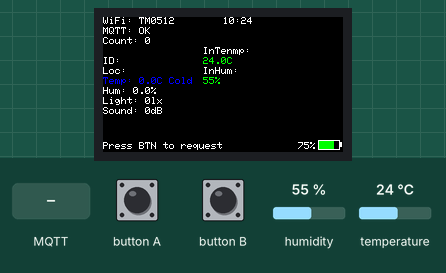
A sketch run on a simulated ESP32. On the bench: 240×135 colour display. The test bench sets the inputs (shaded band); at power-on: humidity 55 %, temperature 24 °C. WiFi joins after 1.5 s; servers stay silent unless stated; the local clock reads 2024-03-15 10:24:30 at power-on unless the sketch sets it; no MQTT or app messages arrive unless stated.

Above: at 3.0 s.
3.1 s: humidity set to 31 %
4.6 s: humidity set to 28 %
At 5.8 s:
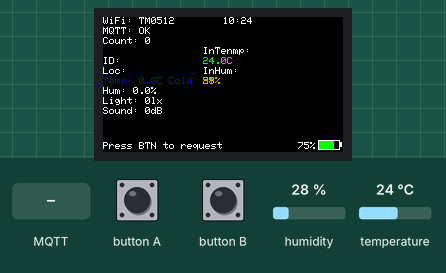
6.1 s: MQTT message "0" arrives on the first subscribed topic
At 6.9 s:
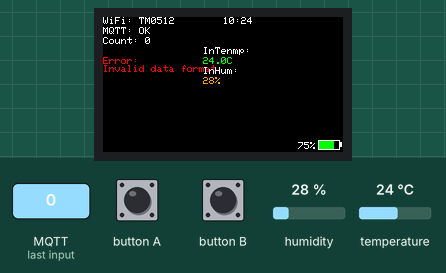
7.9 s: button A pressed for 0.15 s
At 8.6 s:
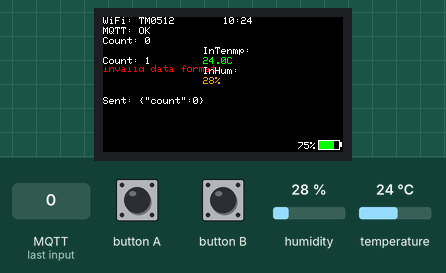
9.5 s: temperature set to 21 °C
11.0 s: temperature set to 18 °C
At 11.6 s:
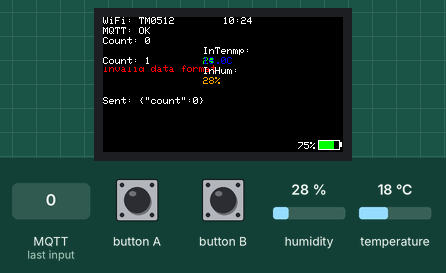
Timing chart, 0 to 13.5 s (numbered marks = the images above; inputs shaded):
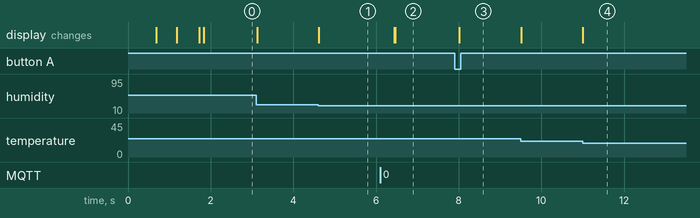

The sketch:

final_2_0_M5_cpp.ino
```cpp
#include <WiFi.h>
#include <PubSubClient.h>
#include <ArduinoJson.h>
#include <M5StickCPlus2.h>
#include <DFRobot_DHT11.h>
#include <time.h>

#define DATA 0
#define ID 9
#define LED 26
DFRobot_DHT11 dht;

const char *ssid = "TM0512";
const char *password = "05120512";
const char* mqttServer = "ia.ic.polyu.edu.hk";
const int mqttPort = 1883;
const char* mqttUser = "";
const char* mqttPassword = "";
const char* mqttClientId = "GroupA09";
const char* subscribeTopic = "iot/request-A09";
const char* publishTopic = "iot/request-A09";

// NTP服务器配置
const char* ntpServer = "pool.ntp.org";
const long  gmtOffset_sec = 8 * 3600;
const int   daylightOffset_sec = 0;

WiFiClient espClient;
PubSubClient client(espClient);

int count = 0;
unsigned long lastPressTime = 0;
unsigned long lastTimeUpdate = 0;
bool dataReceived = false;
bool dataError = false;
String lastErrorMessage = "";

// 添加内置传感器变量
float internalTemp = 0;
float internalHum = 0;
unsigned long lastSensorRead = 0;
const long sensorInterval = 5000; // 5秒读取一次

struct SensorData {
  String node_id;
  String location;
  float temperature;
  float humidity;
  int light;
  int sound;
} sensorData;

void setup() {
  M5.begin();
  M5.Lcd.setRotation(3);
  M5.Lcd.fillScreen(BLACK);
  M5.Lcd.setTextSize(1);
  M5.Lcd.setTextColor(WHITE);

  sensorData = {"", "", 0.0, 0.0, 0, 0};

  connectWiFi();
  configTime(gmtOffset_sec, daylightOffset_sec, ntpServer);

  client.setServer(mqttServer, mqttPort);
  client.setCallback(callback);

  reconnect();
  displayUI();
}

void loop() {
  M5.update();

  if (!client.connected()) {
    reconnect();
  }
  client.loop();

  if (millis() - lastTimeUpdate > 60000 || lastTimeUpdate == 0) {
    lastTimeUpdate = millis();
    displayTime();
  }

  if (M5.BtnA.wasPressed() && millis() - lastPressTime > 500) {
    lastPressTime = millis();
    sendRequest();
  }

  if (dataReceived || dataError) {
    displayUI();
    dataReceived = false;
    dataError = false;
  }

  // 添加内置传感器读取和显示

  displayInternalSensor();


}

// 新增函数：读取内置传感器

// 新增函数：显示内置传感器数据
void displayInternalSensor() {
  dht.read(DATA);

  internalHum= dht.humidity;
  internalTemp = dht.temperature;
  // 在屏幕右侧显示，避免重叠
  int rightX = 100;

  // 清除右侧显示区域


  // 显示内部温度
 if (internalTemp <254)
 {
   M5.Lcd.setCursor(rightX, 30);
   M5.Lcd.setTextColor(WHITE);
   M5.Lcd.print("InTenmp:");

   M5.Lcd.setCursor(rightX, 40);
   if(internalTemp > 30) {
     M5.Lcd.setTextColor(RED);
   } else if(internalTemp < 20) {
     M5.Lcd.setTextColor(BLUE);
   } else {
     M5.Lcd.setTextColor(GREEN);
   }
   M5.Lcd.printf("%.1fC", internalTemp);
 }


  // 显示内部湿度
  if (internalHum < 254)
  {
    M5.Lcd.setCursor(rightX, 50);
    M5.Lcd.setTextColor(WHITE);
    M5.Lcd.print("InHum:");

    M5.Lcd.setCursor(rightX, 60);
    if(internalHum > 70) {
     M5.Lcd.setTextColor(CYAN);
    } else if(internalHum < 30) {
     M5.Lcd.setTextColor(ORANGE);
    } else {
     M5.Lcd.setTextColor(GREEN);
    }
    M5.Lcd.printf("%.0f%%", internalHum);

    M5.Lcd.setTextColor(WHITE);
  }

}


void displayTime() {
  struct tm timeinfo;
  if(!getLocalTime(&timeinfo)){
    Serial.println("Failed to obtain time");
    return;
  }

  char timeString[6];
  strftime(timeString, sizeof(timeString), "%H:%M", &timeinfo);

  M5.Lcd.fillRect(120, 0, 40, 10, BLACK);
  M5.Lcd.setCursor(120, 0);
  M5.Lcd.print(timeString);
}

void connectWiFi() {
  M5.Lcd.setCursor(0, 0);
  M5.Lcd.println("Connecting WiFi...");

  WiFi.begin(ssid, password);
  while (WiFi.status() != WL_CONNECTED) {
    delay(500);
    M5.Lcd.print(".");
  }
  M5.Lcd.fillScreen(BLACK);
  M5.Lcd.setCursor(0, 0);
  M5.Lcd.println("WiFi Connected");
  M5.Lcd.print("IP: ");
  M5.Lcd.println(WiFi.localIP());

  displayTime();
}

void reconnect() {
  M5.Lcd.setCursor(0, 20);
  M5.Lcd.println("Connecting MQTT...");

  while (!client.connected()) {
    if (client.connect(mqttClientId, mqttUser, mqttPassword)) {
      M5.Lcd.fillRect(0, 20, 160, 10, BLACK);
      M5.Lcd.setCursor(0, 20);
      M5.Lcd.println("MQTT Connected");
      client.subscribe(subscribeTopic);
    } else {
      M5.Lcd.print("Failed, rc=");
      M5.Lcd.print(client.state());
      M5.Lcd.println(" Retry in 5s");
      delay(5000);
    }
  }
}

void sendRequest() {
  DynamicJsonDocument doc(128);
  doc["count"] = count;
  String request;
  serializeJson(doc, request);

  digitalWrite(LED, HIGH);
  delay(100);
  digitalWrite(LED, LOW);

  if (client.publish(publishTopic, request.c_str())) {
    M5.Lcd.fillRect(0, 80, 160, 20, BLACK);
    M5.Lcd.setCursor(0, 80);
    M5.Lcd.print("Sent: ");
    M5.Lcd.println(request);

    count++;
    M5.Lcd.fillRect(0, 40, 50, 10, BLACK);
    M5.Lcd.setCursor(0, 40);
    M5.Lcd.print("Count: ");
    M5.Lcd.println(count);
  } else {
    lastErrorMessage = "Send failed";
    dataError = true;
  }
}

void callback(char* topic, byte* payload, unsigned int length) {
  for (int i = 0; i < 3; i++) {
    digitalWrite(LED, HIGH);
    delay(50);
    digitalWrite(LED, LOW);
    delay(50);
  }

  String message;
  for (int i = 0; i < length; i++) {
    message += (char)payload[i];
  }

  if (!parseSensorData(message)) {
    lastErrorMessage = "Invalid data format";
    dataError = true;
  } else {
    dataReceived = true;
  }
}

bool parseSensorData(String json) {
  DynamicJsonDocument doc(256);
  DeserializationError error = deserializeJson(doc, json);

  if (error) {
    lastErrorMessage = "JSON parse error";
    return false;
  }

  if (!doc.containsKey("node_id") || !doc.containsKey("loc") ||
      !doc.containsKey("temp") || !doc.containsKey("hum") ||
      !doc.containsKey("light") || !doc.containsKey("snd")) {
    lastErrorMessage = "Missing fields";
    return false;
  }

  try {
    sensorData.node_id = doc["node_id"].as<String>();
    sensorData.location = doc["loc"].as<String>();

    if (doc["temp"].is<String>()) {
      sensorData.temperature = doc["temp"].as<String>().toFloat();
    } else {
      sensorData.temperature = doc["temp"].as<float>();
    }

    if (doc["hum"].is<String>()) {
      sensorData.humidity = doc["hum"].as<String>().toFloat();
    } else {
      sensorData.humidity = doc["hum"].as<float>();
    }

    if (doc["light"].is<String>()) {
      sensorData.light = doc["light"].as<String>().toInt();
    } else {
      sensorData.light = doc["light"].as<int>();
    }

    if (doc["snd"].is<String>()) {
      sensorData.sound = doc["snd"].as<String>().toInt();
    } else {
      sensorData.sound = doc["snd"].as<int>();
    }

    return true;
  } catch (...) {
    lastErrorMessage = "Data processing error";
    return false;
  }
}

void displayUI() {
  M5.Lcd.fillScreen(BLACK);

  // 显示时间
  displayTime();

  // 显示电量（添加能量柱）
  int batteryLevel = M5.Power.getBatteryLevel();
  int batteryWidth = map(batteryLevel, 0, 100, 0, 20);

  // 绘制电池外框
  M5.Lcd.drawRect(M5.Lcd.width() - 25, M5.Lcd.height() - 12, 22, 10, WHITE);
  // 绘制电池正极
  M5.Lcd.fillRect(M5.Lcd.width() - 3, M5.Lcd.height() - 10, 2, 5, WHITE);

  // 根据电量水平设置能量柱颜色
  uint16_t batteryColor;
  if(batteryLevel > 60) {
    batteryColor = GREEN;
  } else if(batteryLevel > 30) {
    batteryColor = YELLOW;
  } else {
    batteryColor = RED;
  }

  // 绘制能量柱
  M5.Lcd.fillRect(M5.Lcd.width() - 24, M5.Lcd.height() - 11, batteryWidth, 8, batteryColor);

  // 显示电量百分比
  M5.Lcd.setTextColor(WHITE);
  M5.Lcd.setCursor(M5.Lcd.width() - 45, M5.Lcd.height() - 10);
  M5.Lcd.printf("%d%%", batteryLevel);

  // 显示连接状态
  M5.Lcd.setCursor(0, 0);
  M5.Lcd.print("WiFi: ");
  M5.Lcd.println(WiFi.SSID());
  M5.Lcd.setCursor(0, 10);
  M5.Lcd.print("MQTT: ");
  M5.Lcd.println(client.connected() ? "OK" : "Disconnected");

  // 显示计数器
  M5.Lcd.setCursor(0, 20);
  M5.Lcd.print("Count: ");
  M5.Lcd.println(count);

  if (dataError) {
    M5.Lcd.setCursor(0, 40);
    M5.Lcd.setTextColor(RED);
    M5.Lcd.println("Error:");
    M5.Lcd.println(lastErrorMessage);
    M5.Lcd.setTextColor(WHITE);
    return;
  }

  // 显示传感器数据
  int yPos = 40;
  M5.Lcd.setCursor(0, yPos);
  M5.Lcd.print("ID: ");
  M5.Lcd.println(sensorData.node_id);
  yPos += 10;

  M5.Lcd.setCursor(0, yPos);
  M5.Lcd.print("Loc: ");
  M5.Lcd.println(sensorData.location);
  yPos += 10;

  // 温度显示 - 添加图标
  M5.Lcd.setCursor(0, yPos);
  if(sensorData.temperature > 27.0) {
    M5.Lcd.setTextColor(RED);
  } else if(sensorData.temperature < 23.0) {
    M5.Lcd.setTextColor(BLUE);
  } else {
    M5.Lcd.setTextColor(WHITE);
  }
  M5.Lcd.print("Temp: ");
  M5.Lcd.print(sensorData.temperature, 1);
  M5.Lcd.print("C");

  // 添加温度图标显示
  int tempTextWidth = 60; // 预估温度文本宽度
  int iconX = tempTextWidth; // 图标X位置
  int iconY = yPos;        // 图标Y位置

  // 清除图标区域
  M5.Lcd.fillRect(iconX, iconY, 20, 10, BLACK);

  if(sensorData.temperature < 23.0) {
    M5.Lcd.setTextColor(BLUE);
    M5.Lcd.setCursor(iconX, iconY);
    M5.Lcd.print(" Cold");
  } else if(sensorData.temperature > 27.0) {
    M5.Lcd.setTextColor(RED);
    M5.Lcd.setCursor(iconX, iconY);
    M5.Lcd.print(" Hot");
  }
  M5.Lcd.setTextColor(WHITE); // 恢复默认颜色

  yPos += 10;

  M5.Lcd.setCursor(0, yPos);
  M5.Lcd.print("Hum: ");
  M5.Lcd.print(sensorData.humidity, 1);
  M5.Lcd.println("%");
  yPos += 10;

  M5.Lcd.setCursor(0, yPos);
  M5.Lcd.print("Light: ");
  M5.Lcd.print(sensorData.light);
  M5.Lcd.println("lx");
  yPos += 10;

  M5.Lcd.setCursor(0, yPos);
  M5.Lcd.print("Sound: ");
  M5.Lcd.print(sensorData.sound);
  M5.Lcd.println("dB");

  // 操作提示
  M5.Lcd.setCursor(0, M5.Lcd.height() - 10);
  M5.Lcd.println("Press BTN to request");
}
```

Measured:
- the behaviour switches between 30 and 29 % on humidity (found by bisection; images 0 and 1)
- the behaviour switches between 20 and 19 °C on temperature (found by bisection; images 3 and 4)
- after the input at 4.6 s, the display: changes at once (image 1)
- after the input at 6.1 s, the display: first changes after 0.34 s (image 2 shows a later state)
- after the input at 7.9 s, the display: changes after 0.12 s (image 3)
- after the input at 11.0 s, the display: changes at once (image 4)
